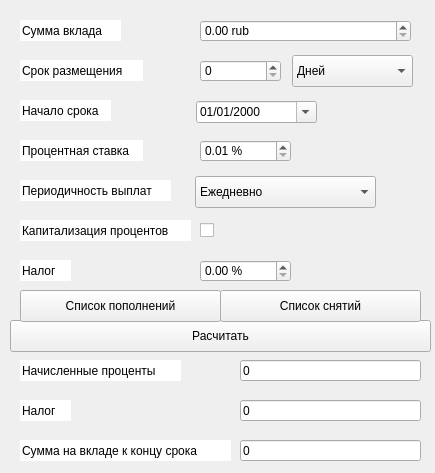
<?xml version="1.0" encoding="UTF-8"?>
<ui version="4.0">
 <class>DepositCalc</class>
 <widget class="QWidget" name="DepositCalc">
  <property name="geometry">
   <rect>
    <x>0</x>
    <y>0</y>
    <width>435</width>
    <height>473</height>
   </rect>
  </property>
  <property name="minimumSize">
   <size>
    <width>435</width>
    <height>473</height>
   </size>
  </property>
  <property name="maximumSize">
   <size>
    <width>435</width>
    <height>473</height>
   </size>
  </property>
  <property name="windowTitle">
   <string>Form</string>
  </property>
  <widget class="QLineEdit" name="sum_line">
   <property name="geometry">
    <rect>
     <x>20</x>
     <y>20</y>
     <width>101</width>
     <height>21</height>
    </rect>
   </property>
   <property name="text">
    <string>Сумма вклада</string>
   </property>
   <property name="frame">
    <bool>false</bool>
   </property>
   <property name="readOnly">
    <bool>true</bool>
   </property>
  </widget>
  <widget class="QLineEdit" name="term_line_2">
   <property name="geometry">
    <rect>
     <x>20</x>
     <y>60</y>
     <width>123</width>
     <height>21</height>
    </rect>
   </property>
   <property name="text">
    <string>Срок размещения</string>
   </property>
   <property name="frame">
    <bool>false</bool>
   </property>
   <property name="readOnly">
    <bool>true</bool>
   </property>
  </widget>
  <widget class="QLineEdit" name="start_line">
   <property name="geometry">
    <rect>
     <x>20</x>
     <y>100</y>
     <width>91</width>
     <height>21</height>
    </rect>
   </property>
   <property name="text">
    <string>Начало срока</string>
   </property>
   <property name="frame">
    <bool>false</bool>
   </property>
   <property name="readOnly">
    <bool>true</bool>
   </property>
  </widget>
  <widget class="QLineEdit" name="procent_line">
   <property name="geometry">
    <rect>
     <x>20</x>
     <y>140</y>
     <width>123</width>
     <height>21</height>
    </rect>
   </property>
   <property name="text">
    <string>Процентная ставка</string>
   </property>
   <property name="frame">
    <bool>false</bool>
   </property>
   <property name="readOnly">
    <bool>true</bool>
   </property>
  </widget>
  <widget class="QLineEdit" name="term_line">
   <property name="geometry">
    <rect>
     <x>20</x>
     <y>180</y>
     <width>151</width>
     <height>21</height>
    </rect>
   </property>
   <property name="text">
    <string>Периодичность выплат</string>
   </property>
   <property name="frame">
    <bool>false</bool>
   </property>
   <property name="readOnly">
    <bool>true</bool>
   </property>
  </widget>
  <widget class="QLineEdit" name="capital_proc">
   <property name="geometry">
    <rect>
     <x>20</x>
     <y>220</y>
     <width>171</width>
     <height>21</height>
    </rect>
   </property>
   <property name="text">
    <string>Капитализация процентов</string>
   </property>
   <property name="frame">
    <bool>false</bool>
   </property>
   <property name="readOnly">
    <bool>true</bool>
   </property>
  </widget>
  <widget class="QLineEdit" name="nalog_line">
   <property name="geometry">
    <rect>
     <x>20</x>
     <y>260</y>
     <width>51</width>
     <height>21</height>
    </rect>
   </property>
   <property name="text">
    <string>Налог</string>
   </property>
   <property name="frame">
    <bool>false</bool>
   </property>
   <property name="readOnly">
    <bool>true</bool>
   </property>
  </widget>
  <widget class="QLineEdit" name="procent_line_calc">
   <property name="geometry">
    <rect>
     <x>20</x>
     <y>360</y>
     <width>161</width>
     <height>21</height>
    </rect>
   </property>
   <property name="text">
    <string>Начисленные проценты</string>
   </property>
   <property name="frame">
    <bool>false</bool>
   </property>
   <property name="readOnly">
    <bool>true</bool>
   </property>
  </widget>
  <widget class="QLineEdit" name="nalog_line_calc">
   <property name="geometry">
    <rect>
     <x>20</x>
     <y>400</y>
     <width>51</width>
     <height>21</height>
    </rect>
   </property>
   <property name="text">
    <string>Налог</string>
   </property>
   <property name="frame">
    <bool>false</bool>
   </property>
   <property name="readOnly">
    <bool>true</bool>
   </property>
  </widget>
  <widget class="QLineEdit" name="sum_line_calc">
   <property name="geometry">
    <rect>
     <x>20</x>
     <y>440</y>
     <width>211</width>
     <height>21</height>
    </rect>
   </property>
   <property name="text">
    <string>Сумма на вкладе к концу срока</string>
   </property>
   <property name="frame">
    <bool>false</bool>
   </property>
   <property name="readOnly">
    <bool>true</bool>
   </property>
  </widget>
  <widget class="QPushButton" name="calc">
   <property name="geometry">
    <rect>
     <x>10</x>
     <y>320</y>
     <width>421</width>
     <height>32</height>
    </rect>
   </property>
   <property name="text">
    <string>Расчитать</string>
   </property>
  </widget>
  <widget class="QDoubleSpinBox" name="sum">
   <property name="geometry">
    <rect>
     <x>200</x>
     <y>20</y>
     <width>211</width>
     <height>22</height>
    </rect>
   </property>
   <property name="suffix">
    <string> rub</string>
   </property>
   <property name="maximum">
    <double>9999999999.000000000000000</double>
   </property>
  </widget>
  <widget class="QDoubleSpinBox" name="procent">
   <property name="geometry">
    <rect>
     <x>200</x>
     <y>140</y>
     <width>91</width>
     <height>22</height>
    </rect>
   </property>
   <property name="suffix">
    <string> %</string>
   </property>
   <property name="minimum">
    <double>0.010000000000000</double>
   </property>
   <property name="maximum">
    <double>999999999999.000000000000000</double>
   </property>
  </widget>
  <widget class="QDoubleSpinBox" name="nalog">
   <property name="geometry">
    <rect>
     <x>200</x>
     <y>260</y>
     <width>91</width>
     <height>22</height>
    </rect>
   </property>
   <property name="suffix">
    <string> %</string>
   </property>
   <property name="maximum">
    <double>99999999999.000000000000000</double>
   </property>
  </widget>
  <widget class="QCheckBox" name="capital_box">
   <property name="geometry">
    <rect>
     <x>200</x>
     <y>220</y>
     <width>21</width>
     <height>20</height>
    </rect>
   </property>
   <property name="text">
    <string/>
   </property>
  </widget>
  <widget class="QSpinBox" name="term">
   <property name="geometry">
    <rect>
     <x>200</x>
     <y>60</y>
     <width>81</width>
     <height>22</height>
    </rect>
   </property>
   <property name="maximum">
    <number>9999</number>
   </property>
  </widget>
  <widget class="QComboBox" name="year_month">
   <property name="geometry">
    <rect>
     <x>292</x>
     <y>55</y>
     <width>121</width>
     <height>32</height>
    </rect>
   </property>
   <property name="currentText">
    <string>Лет</string>
   </property>
   <item>
    <property name="text">
     <string>Дней</string>
    </property>
   </item>
   <item>
    <property name="text">
     <string>Месяцев</string>
    </property>
   </item>
   <item>
    <property name="text">
     <string>Лет</string>
    </property>
   </item>
  </widget>
  <widget class="QComboBox" name="payments">
   <property name="geometry">
    <rect>
     <x>195</x>
     <y>176</y>
     <width>181</width>
     <height>32</height>
    </rect>
   </property>
   <item>
    <property name="text">
     <string>Ежедневно</string>
    </property>
   </item>
   <item>
    <property name="text">
     <string>Еженедльно</string>
    </property>
   </item>
   <item>
    <property name="text">
     <string>Ежемесячно</string>
    </property>
   </item>
   <item>
    <property name="text">
     <string>Ежегодно</string>
    </property>
   </item>
   <item>
    <property name="text">
     <string>В конце срока</string>
    </property>
   </item>
  </widget>
  <widget class="QDateEdit" name="date">
   <property name="geometry">
    <rect>
     <x>196</x>
     <y>101</y>
     <width>121</width>
     <height>22</height>
    </rect>
   </property>
   <property name="displayFormat">
    <string>dd/MM/yyyy</string>
   </property>
   <property name="calendarPopup">
    <bool>true</bool>
   </property>
  </widget>
  <widget class="QLineEdit" name="procent_calc">
   <property name="geometry">
    <rect>
     <x>240</x>
     <y>360</y>
     <width>181</width>
     <height>21</height>
    </rect>
   </property>
   <property name="text">
    <string>0</string>
   </property>
   <property name="readOnly">
    <bool>true</bool>
   </property>
  </widget>
  <widget class="QLineEdit" name="nalog_calc">
   <property name="geometry">
    <rect>
     <x>240</x>
     <y>400</y>
     <width>181</width>
     <height>21</height>
    </rect>
   </property>
   <property name="text">
    <string>0</string>
   </property>
   <property name="readOnly">
    <bool>true</bool>
   </property>
  </widget>
  <widget class="QLineEdit" name="sum_calc">
   <property name="geometry">
    <rect>
     <x>240</x>
     <y>440</y>
     <width>181</width>
     <height>21</height>
    </rect>
   </property>
   <property name="text">
    <string>0</string>
   </property>
   <property name="readOnly">
    <bool>true</bool>
   </property>
  </widget>
  <widget class="QPushButton" name="replenishment_list">
   <property name="geometry">
    <rect>
     <x>20</x>
     <y>290</y>
     <width>201</width>
     <height>32</height>
    </rect>
   </property>
   <property name="text">
    <string>Список пополнений</string>
   </property>
  </widget>
  <widget class="QPushButton" name="list_withdrawals">
   <property name="geometry">
    <rect>
     <x>220</x>
     <y>290</y>
     <width>201</width>
     <height>32</height>
    </rect>
   </property>
   <property name="text">
    <string>Список снятий</string>
   </property>
  </widget>
 </widget>
 <resources/>
 <connections/>
</ui>
